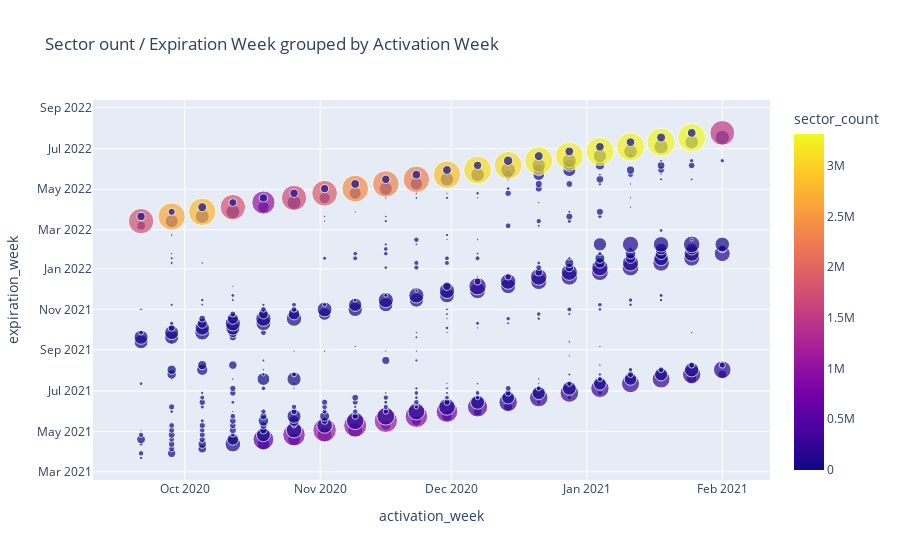

Notebook source saved alongside this figure:
### Code cell
fig = px.scatter(fig_df,
                 x='activation_week',
                 y='expiration_week',
                 size='sqrt_sector_count',
                 color='sector_count',
                 title='Sector ount / Expiration Week grouped by Activation Week')
fig.show()

### Figure 1 — Plotly figure (JSON) as saved in the notebook; plotly's stock layout.template omitted (floating-point values rounded to 4 significant figures; data arrays with more than 128 entries replaced by an {"elided": "..."} marker saying what was removed)
{"data": [{"hovertemplate": "activation_week=%{x}<br>expiration_week=%{y}<br>sqrt_sector_count=%{marker.size}<br>sector_count=%{marker.color}<extra></extra>", "legendgroup": "", "marker": {"color": {"elided": "418 int values"}, "coloraxis": "coloraxis", "size": {"elided": "418 float values"}, "sizemode": "area", "sizeref": 0.3727, "symbol": "circle"}, "mode": "markers", "name": "", "orientation": "v", "showlegend": false, "type": "scatter", "x": {"elided": "418 str values"}, "xaxis": "x", "y": {"elided": "418 str values"}, "yaxis": "y"}], "layout": {"autosize": true, "coloraxis": {"colorbar": {"title": {"text": "sector_count"}}, "colorscale": [[0, "#0d0887"], [0.1111, "#46039f"], [0.2222, "#7201a8"], [0.3333, "#9c179e"], [0.4444, "#bd3786"], [0.5556, "#d8576b"], [0.6667, "#ed7953"], [0.7778, "#fb9f3a"], [0.8889, "#fdca26"], [1, "#f0f921"]]}, "legend": {"itemsizing": "constant", "tracegroupgap": 0}, "title": {"text": "Sector ount / Expiration Week grouped by Activation Week"}, "xaxis": {"anchor": "y", "autorange": true, "domain": [0, 1], "range": ["2020-09-03 09:59:05.033", "2021-02-18 08:39:16.6914"], "title": {"text": "activation_week"}, "type": "date"}, "yaxis": {"anchor": "x", "autorange": true, "domain": [0, 1], "range": ["2021-02-14 05:53:05.7972", "2022-09-22 07:46:03.6613"], "title": {"text": "expiration_week"}, "type": "date"}}}
